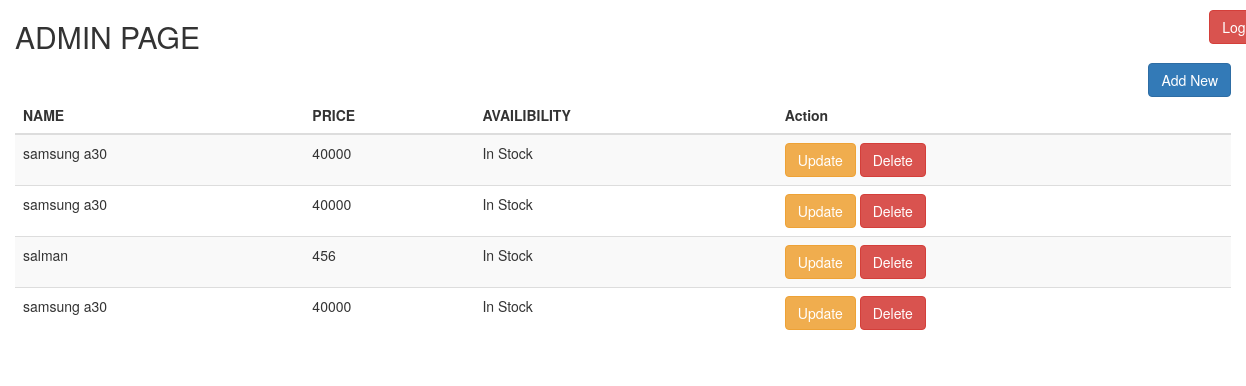
/adminmain.php (signed in), run on the app's committed database.
### tables this page shows
CREATE TABLE `record` (
  `id` int(10) NOT NULL,
  `name` varchar(30) DEFAULT NULL,
  `price` int(10) DEFAULT NULL,
  `ram` int(10) DEFAULT NULL,
  `rom` int(10) DEFAULT NULL,
  `frontcam` int(10) DEFAULT NULL,
  `backcam` int(10) DEFAULT NULL,
  `available` tinyint(1) DEFAULT NULL,
  `dom` varchar(30) DEFAULT NULL,
  `discount` float NOT NULL,
  `des` varchar(1000) DEFAULT NULL,
  `img` varchar(100) DEFAULT NULL
);

### adminmain.php (the view, shortened to what this page needs)
<?php
include('connection.php');
$sql = "SELECT * FROM record";
$result = $con->query($sql);
?>
<!DOCTYPE html>
<head>
  <link rel="stylesheet" href="https://maxcdn.bootstrapcdn.com/bootstrap/3.4.0/css/bootstrap.min.css">
</head>
<body>
  <div class="container-fluid">
  <div class="row">
    <div class="col-lg-11 "><h2>ADMIN PAGE </h2></div>
    <div class="col-lg-1" style="padding-top:10px ;padding-left:67px"><button class="btn btn-danger"><a href="logout.php" style="color:white">Logout</a></button></div>
  </div>
  <div class="pull-right">
      <button class="btn btn-primary"><a href="adminadd.php" style="color:white">Add New</a></button>
    </div><br>
  <table class="table table-striped">
    <thead>
      <tr>
        <th>NAME</th>
        <th>PRICE</th>
        <th>AVAILIBILITY</th>
        <th>Action</th>
      </tr>
    </thead>
    <tbody>
     <?php while($res = mysqli_fetch_array($result)){ ?>
      <tr>
        <td><?php echo $res['name'] ?></td>
        <td><?php echo $res['price']?></td>
        <td><?php
        if($res['available'])
        {
          echo "In Stock";
        }
        else
        {
          echo "Out of Stock";
        }
        ?></td>
        <td><button class="btn btn-warning"><a href="adminedit.php?id=<?php echo
        $res['id']?>" style="color:white">Update</a></button>
          <button class="btn btn-danger" onclick="delete_row(<?php  echo $res['id']   ?>)">Delete</button></td>
        </tr>
      <?php }?>
    </tbody>
  </table>
</div>
</body>
</html>

### data on the page
record: name "samsung a30", price "40000", available "In Stock"
record: name "samsung a30", price "40000", available "In Stock"
record: name "salman", price "456", available "In Stock"
record: name "samsung a30", price "40000", available "In Stock"
